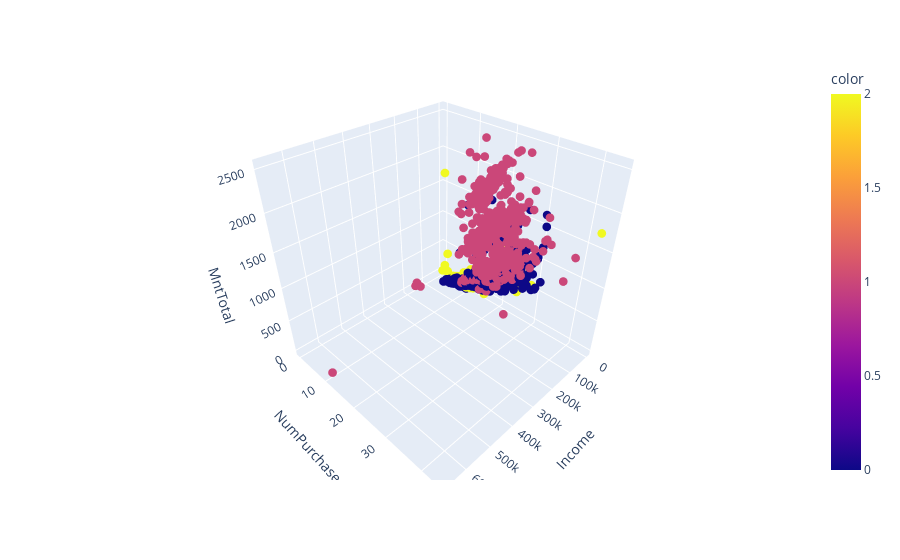

Notebook cell for this chart:
### Code cell
fig = px.scatter_3d(data,
                    x='Income',
                    y='NumPurchases',
                    z='MntTotal',
                    color=cluster_labels)
fig.update_traces(marker_size=3)
fig.show()

### Figure 1 — Plotly figure (JSON) as saved in the notebook; plotly's stock layout.template omitted (floating-point values rounded to 4 significant figures; data arrays with more than 128 entries replaced by an {"elided": "..."} marker saying what was removed)
{"data": [{"hovertemplate": "Income=%{x}<br>NumPurchases=%{y}<br>MntTotal=%{z}<br>color=%{marker.color}<extra></extra>", "legendgroup": "", "marker": {"color": {"elided": "2240 int values"}, "coloraxis": "coloraxis", "size": 3, "symbol": "circle"}, "mode": "markers", "name": "", "scene": "scene", "showlegend": false, "type": "scatter3d", "x": {"elided": "2240 int values"}, "y": {"elided": "2240 int values"}, "z": {"elided": "2240 int values"}}], "layout": {"coloraxis": {"colorbar": {"title": {"text": "color"}}, "colorscale": [[0, "#0d0887"], [0.1111, "#46039f"], [0.2222, "#7201a8"], [0.3333, "#9c179e"], [0.4444, "#bd3786"], [0.5556, "#d8576b"], [0.6667, "#ed7953"], [0.7778, "#fb9f3a"], [0.8889, "#fdca26"], [1, "#f0f921"]]}, "legend": {"tracegroupgap": 0}, "margin": {"t": 60}, "scene": {"domain": {"x": [0, 1], "y": [0, 1]}, "xaxis": {"title": {"text": "Income"}}, "yaxis": {"title": {"text": "NumPurchases"}}, "zaxis": {"title": {"text": "MntTotal"}}}}}
